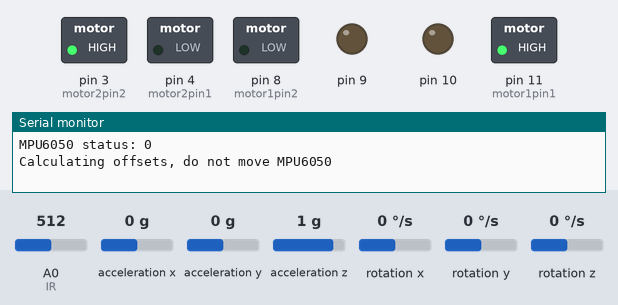
This sketch was run on a simulated Arduino Uno, built with avr-gcc and run on an emulated ATmega328P. On the bench: switched loads named in the sketch (green lamp = pin HIGH), output pins drawn as LEDs (lit = HIGH), the last lines printed to the serial monitor. Inputs (shaded band) come from the test bench; at power-on: rotation z 0 °/s, A0 (IR) = 512, acceleration x 0 g, acceleration y 0 g, acceleration z 1 g, rotation x 0 °/s, rotation y 0 °/s.

Above: at 0.1 s.
At 3.2 s:
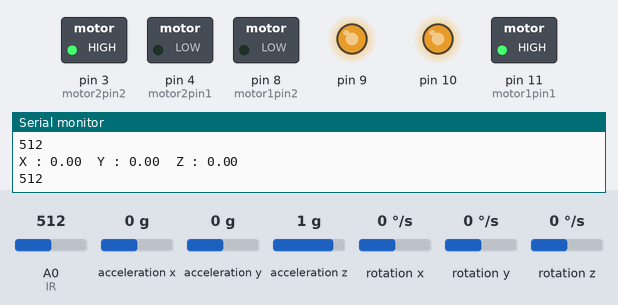
3.3 s: rotation z set to 16 °/s
7.4 s: rotation z set to 20 °/s
At 8.7 s:
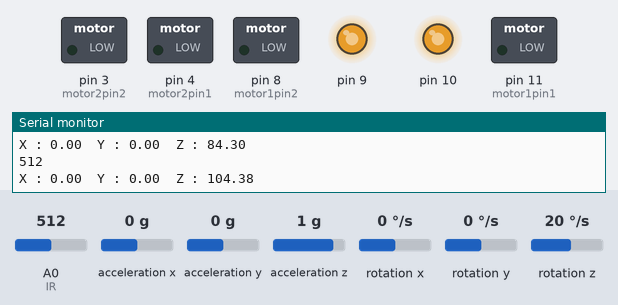
Timing chart, 0 to 10.4 s (numbered marks = the images above; inputs shaded):
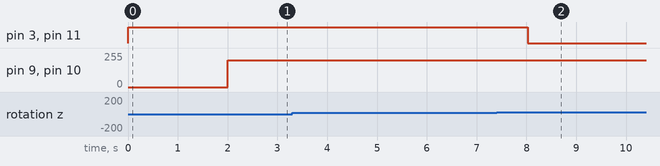

Measured:
- the behaviour switches between 18 and 19 °/s on rotation z (found by bisection; images 1 and 2)

The sketch:

ir_single.ino
```cpp
#include "Wire.h"
#include <MPU6050_light.h>
 MPU6050 mpu(Wire);

//#define emitterIR 5 //needs to be pwm
//#define reciverIR 13

#define IR A0
#define motor1pin1  11 //in1 to arduino
#define motor1pin2  8 //in2 to arduino

#define motor2pin1  4 //in3 to arduino
#define motor2pin2 3 //in4 to arduino

int IRread;

boolean myBool = true;

boolean runOnce = false;
unsigned long timer = 0;


void setup() {


  pinMode(motor1pin1, OUTPUT); // set pinmode to output
  pinMode(motor1pin2, OUTPUT); // for High - forward or Low - backward setting
  pinMode(motor2pin1, OUTPUT);
  pinMode(motor2pin2, OUTPUT);

  pinMode(9, OUTPUT);
  pinMode(10,OUTPUT);

  digitalWrite(motor1pin1, HIGH); //
  digitalWrite(motor1pin2, LOW);
  //delay(1000);

  digitalWrite(motor2pin1, LOW); //
  digitalWrite(motor2pin2, HIGH);

  Serial.begin(9600);
  Wire.begin();

  byte status = mpu.begin();
  Serial.print(F("MPU6050 status: "));
  Serial.println(status);
  while(status!=0){ } // stop everything if could not connect to MPU6050

  Serial.println(F("Calculating offsets, do not move MPU6050"));
  delay(1000);
  // mpu.upsideDownMounting = true; // uncomment this line if the MPU6050 is mounted upside-down
  mpu.calcOffsets(); // gyro and accelero
  //Serial.println("Done!\n");


}


void loop() {
  // put your main code here, to run repeatedly:

  //motorON();

  analogWrite(9,200);
  analogWrite(10,200);

  IRread = analogRead(IR); //set int var to value of analogread of A0 pin

  Serial.println(IRread);
  delay(500);

  mpu.update();

  if((millis()-timer)>10){ // print data every 10ms
  Serial.print("X : "); // not needed
  Serial.print(mpu.getAngleX()); // not needed
  Serial.print("\tY : ");// not needed
  Serial.print(mpu.getAngleY());// not needed
  Serial.print("\tZ : "); //get z angle aka YAW
  Serial.println(mpu.getAngleZ()); //print for verification
  delay(500);
  timer = millis();  // set timer
  }

  int yawAngle = mpu.getAngleZ(); //var to get use yaw angle as a float


  if (IRread <= 120){ //might need to change for in lab light conditions //60 for cardboard

      turnleft();
  }
  if (yawAngle >= 75){
        kill();
      }


}


void leftTurn(){


//  analogWrite(9,255);
//  analogWrite(10,255);

  int counter = 1;
  int turn_count = 2;

  if (counter = 1) {

    counter -= 1;

    digitalWrite(motor2pin1, HIGH);
    digitalWrite(motor2pin2, LOW); //left turn
    //if (yawAngle = -90){
      kill(); //stop turning
    }
  }


void motorON(){
  digitalWrite(motor1pin1, LOW); // keep motors running normally forward
  digitalWrite(motor1pin2, HIGH);
  //delay(1000);

  digitalWrite(motor2pin1, HIGH); //
  digitalWrite(motor2pin2, LOW);

}


void turnleft(){
  digitalWrite(motor1pin1, LOW); // keep motors running normally forward
  digitalWrite(motor1pin2, LOW);
  //delay(1000);

  digitalWrite(motor2pin1, LOW); //
  digitalWrite(motor2pin2, HIGH);
}

void kill(){
  digitalWrite(motor1pin1, LOW);
  digitalWrite(motor1pin2, LOW);

  digitalWrite(motor2pin1, LOW);
  digitalWrite(motor2pin2, LOW);
}
```
